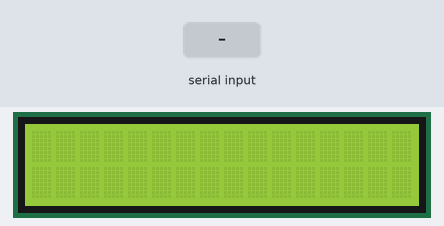
Bench run of a sketch on a simulated Arduino Uno, built with avr-gcc and run on an emulated ATmega328P. Shown: 16×2 character LCD. Inputs (shaded band) come from the test bench. What the sketch prints to the serial monitor is not drawn.

Above: at 5.2 s.
5.3 s: "1" received over the second serial link
At 6.2 s:
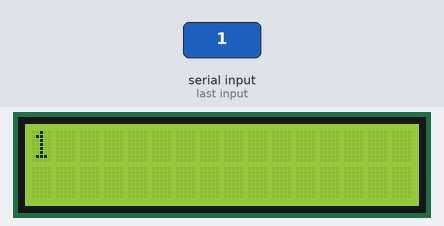
6.8 s: "0" received over the second serial link
At 7.3 s:
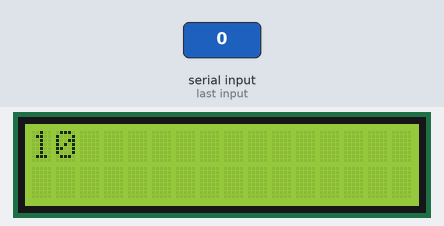
8.3 s: "q" received over the second serial link
At 9.7 s:
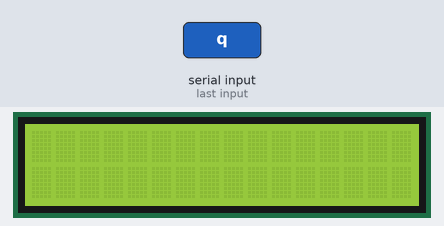
Timing chart, 0 to 11.3 s (numbered marks = the images above; inputs shaded):
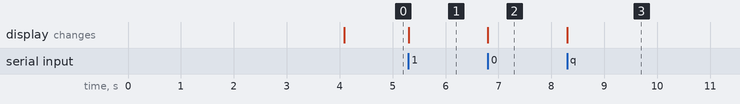

The sketch:

BT_SendText_LCD.ino
```cpp
//Author: Justice Amoh
//Description: Arduino Code to connect arduino to android phone for serial communication
//Adapted from: Grove Serial Bluetooth Slave Library

#include <SoftwareSerial.h>   //Software Serial Port
#include <LiquidCrystal.h>
#define RxD 6
#define TxD 7                  // Software serial pins


LiquidCrystal lcd(12, 11, 5, 4, 3, 2);
SoftwareSerial blueToothSerial(RxD,TxD);

//define variables to hold the integer value of the recived data
int datain=0;


void setupBlueToothConnection()
{
  blueToothSerial.begin(38400); //Set BluetoothBee BaudRate to default baud rate 38400
  blueToothSerial.print("\r\n+STWMOD=0\r\n"); //set the bluetooth work in slave mode
  blueToothSerial.print("\r\n+STNA=SeeedBTSlave\r\n"); //set the bluetooth name as "SeeedBTSlave"
  blueToothSerial.print("\r\n+STPIN=0000\r\n");//Set SLAVE pincode"0000"
  blueToothSerial.print("\r\n+STOAUT=1\r\n"); // Permit Paired device to connect me
  blueToothSerial.print("\r\n+STAUTO=0\r\n"); // Auto-connection should be forbidden here
  delay(2000); // This delay is required.
  blueToothSerial.print("\r\n+INQ=1\r\n"); //make the slave bluetooth inquirable
  Serial.println("The slave bluetooth is inquirable!");
  delay(2000); // This delay is required.
  blueToothSerial.flush();
}

void setup()
{
  Serial.begin(9600);
  pinMode(RxD, INPUT);
  pinMode(TxD, OUTPUT);
  setupBlueToothConnection();

  lcd.begin(16,2);
}

//Checks if the response "OK" is received.
void CheckOK(){
  char a,b;
  while(1){
    if(int len = blueToothSerial.available()){
      a = blueToothSerial.read();
      if('O' == a){
        b = blueToothSerial.read();
        if('K' == b){
          Serial.println("BLUETOOTH OK");
          while( (a = blueToothSerial.read()) != -1){
            Serial.print(a);
          }
          break;
        }
      }
    }
  }
  while( (a = blueToothSerial.read()) != -1){
    Serial.print(a);
  }
}


//Send the command to Bluetooth Bee
void sendBlueToothCommand(char command[]){
    blueToothSerial.print(command);
    CheckOK();
}


void loop()
{
  char recvChar;
  while(1){
    if(blueToothSerial.available()){//check if there's any data sent from the remote bluetooth shield
      recvChar = blueToothSerial.read();
      Serial.print(recvChar);
      lcd.write(recvChar);
    }
    if(Serial.available()){//check if there's any data sent from the local serial terminal, you can add the other applications here
      recvChar  = Serial.read();
      blueToothSerial.print(recvChar);
    }

    if(recvChar=='q')
      break;
  }

  blueToothSerial.flush();
  lcd.clear();
  delay(2000);


}
```

Measured:
- after the input at 5.3 s, the display: changes at once (image 1)
- after the input at 6.8 s, the display: changes at once (image 2)
- after the input at 8.3 s, the display: changes at once (image 3)
